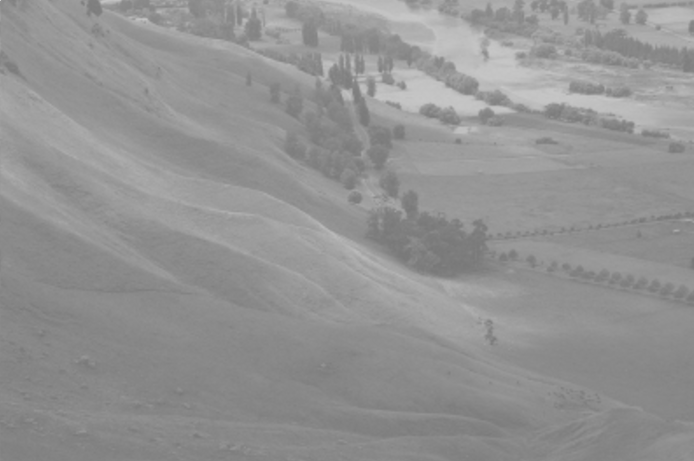
#> input picture image.png, 694 x 461 px
$ jupyter execute k-means.ipynb
#> lines starting #> are read from the running program, lines starting #| are printed output that depends on the picture; after the words box and inside, x2 and y2 are one past the last pixel; in counts of white or black regions, pixels touching at a corner belong together
### ops.py
import numpy as np

def k_means(gray_img, clusters = 2):
    '''
    Apply k means clustering on gray_image
    if cluster == 2 => binarize

    Arg :
        gray_img : 2D image [height, width]

        clusters : int
            number of clusters in k-means
    Return :
        new_img : 2D image [height, width]

    '''
    height, width = gray_img.shape
    histogram = get_histogram(gray_img)
    center = np.linspace(0,255, clusters)
    sum_ = np.zeros(clusters)
    count_ = np.zeros(clusters)

    for i in range(256):
        min_index = np.argmin(np.abs(i-center))
        count_[min_index]+=histogram[i]
        sum_[min_index]+=i*histogram[i]

    new_center = np.zeros(clusters)
    for i in range(clusters):
        new_center[i] = 0 if count_[i]==0 else sum_[i]/count_[i]

    while np.max(np.abs(new_center-center)) > 1:
        for i in range(clusters):
            center[i] = new_center[i]
        sum_ = np.zeros(clusters)
        count_ = np.zeros(clusters)
        for i in range(256):
            min_index = np.argmin(np.abs(i-center))
            count_[min_index]+=histogram[i]
            sum_[min_index]+=i*histogram[i]

        new_center = np.zeros(clusters)
        for i in range(clusters):
            new_center[i] = 0 if count_[i]==0 else sum_[i]/count_[i]

    for i in range(clusters):
        center[i] = new_center[i]/255

    new_img = np.zeros((height, width))
    new_color = np.linspace(0, 1, clusters)

    for h in range(height):
        for w in range(width):
            min_index = np.argmin(np.abs(gray_img[h][w]-center))
            new_img[h][w] = new_color[min_index]

    return new_img

def freq_filter(img, freq = 10.0):
    '''
    Arg :
        img - 2D array [height, width]
        freq - float
    return :
        low pass filtered image, high pass filtered image - 2D array [height, width]
        high pass filtered image is normalized to be [0, 1]
    '''
    fft_imag = np.fft.fft2(img)
    height, width = fft_imag.shape
    low_pass = np.zeros((height, width), dtype = 'complex128')
    high_pass = np.zeros((height, width), dtype = 'complex128')
    for h in range(height):
        low_pass[h][0] = fft_imag[h][0]
    for w in range(width):
        low_pass[0][w] = fft_imag[0][w]

    for h in range(height):
        for w in range(width):
            dist_x = min(abs(h), abs(height-h))
            dist_y = min(abs(w), abs(width-w))
            dist = dist_x*dist_x+dist_y*dist_y
            low_pass[h][w] = fft_imag[h][w]*np.exp(-dist/freq/freq)
            high_pass[h][w] = fft_imag[h][w]-low_pass[h][w]

    inverse_low_pass = np.fft.ifft2(low_pass).real
    inverse_high_pass = np.fft.ifft2(high_pass).real
    clipped_inverse_high_pass = clip_2d(inverse_high_pass-np.min(inverse_high_pass))
    return inverse_low_pass, clipped_inverse_high_pass

# [179 lines left out: functions contrast, HSV2img, get_HSV, get_HSI, get_HSL, not called in this run]


def clip(x, vmax = 1.0, vmin = 0.0):
    '''
    Arg:
        x - float
        vmax - float
            default to be 1.0
        vmin - float
            default to be 0.0
    return :
        clipped x [vmin, vmax]
    '''
    if x>vmax:
        return vmax
    if x<vmin:
        return vmin
    return x

def clip_2d(array, vmax = 1, vmin = 0 ):
    '''
    Arg:
        array - 2D array
        vmax - float
            default to be 1.0
        vmin - float
            default to be 0.0
    return :
        clipped array [vmin, vmax]
    '''
    height, width = array.shape
    clipped_array = np.zeros_like(array)
    for h in range(height):
        for w in range(width):
            clipped_array[h][w] = clip(array[h][w], vmax=vmax, vmin=vmin)
    return clipped_array

# [88 lines left out: functions cycle_clip, cycle_clip_2d, conv, get_mask, not called in this run]

def rgb2gray(rgbimg, option = 0):
    '''
    Arg :
        rgbimg - 3D array [height, weight, 3]
        option - int 0, 1, 2
            option 0
                Y = (Red + Green + Blue)/3
            option 1
                Y = Red * 0.2126 + Geeen * 0.7152 + Blue * 0.0722
            option 2
                Y = Red * 0.299 + Green * 0.587  + Blue * 0.114
    Return :
        grayimg - 2D array [height, weight]
    '''
    row, col, _= rgbimg.shape
    grayimg = np.zeros((row, col))
    option0 = [1/3, 1/3, 1/3]
    option1 = [0.2126, 0.7152, 0.0722]
    option2 = [0.299, 0.587, 0.144]
    weight = [option0, option1, option2]

    for i in range(row):
        for j in range(col):
            grayimg[i][j] = weight[option][0]*rgbimg[i][j][0] + weight[option][1]*rgbimg[i][j][1] + weight[option][2]*rgbimg[i][j][2]

    return grayimg

def get_histogram(gr_img):
    row, col = gr_img.shape
    hist = np.zeros(256, dtype =int)
    for i in range(row):
        for j in range(col):
            hist[int(gr_img[i][j]*255)]+=1
    return hist

# [33 lines left out: function flatten_img, not called in this run]

### k-means.ipynb
[cell 1]
import numpy as np
import matplotlib.pyplot as plt
from ops import rgb2gray
from ops import k_means
from ops import freq_filter

[cell 2]
image = plt.imread('./image.png')
#> image is the input picture: shape (461, 694, 3) float32; min 0.467, max 0.804, mean 0.576

[cell 3]
gray_image = rgb2gray(image)

[cell 4]
low_pass, high_pass = freq_filter(gray_image, 20.0)
#> in freq_filter, `inverse_high_pass = np.fft.ifft2(high_pass).real`:
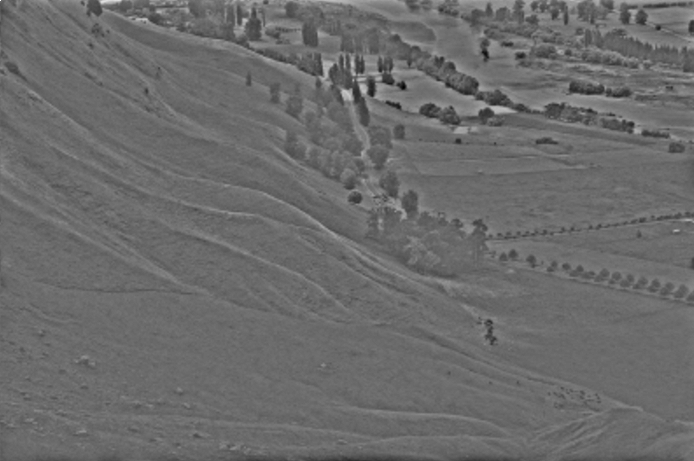
#> inverse_high_pass: shape (461, 694) float64; min -0.177, max 0.243, mean 1.63e-19; drawn with min black and max white
#> after the loop in clip_2d, `for h in range(height):`:
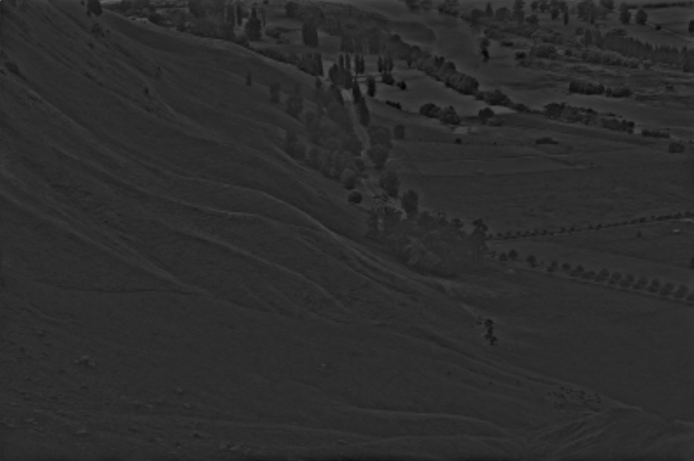
#> clipped_array: shape (461, 694) float64; min 0, max 0.42, mean 0.177

[cell 5]
k_means_image = k_means(gray_image, clusters=5)
#> in k_means, `histogram = get_histogram(gray_img)`: histogram = 256 values, max 14303 at index 136, min 0 at index 0, mean 1249.7
#> after the loop in k_means, `for i in range(256):`: count_ = [0, 0, 270933, 49001, 0]; sum_ = [0, 0, 38571400, 8411456, 0]
#> after the loop in k_means, `for i in range(clusters):`: new_center = [0, 0, 142.4, 171.7, 0]
#> the loop in k_means, `while np.max(np.abs(new_center-center)) > 1:` made 5 passes
#> after the loop in k_means, `while np.max(np.abs(new_center-center)) > 1:`: center = [0, 0, 140.5, 165.6, 0]
#> after the loop in k_means, `for i in range(clusters):`: center = [0, 0, 0.551, 0.649, 0]
#> after the loop in k_means, `for h in range(height):`:
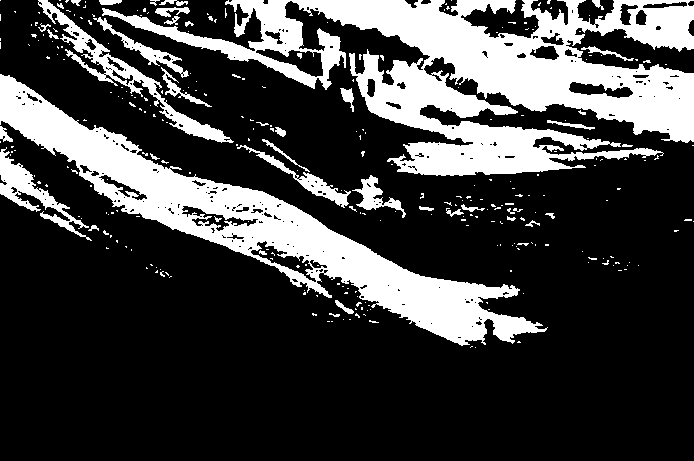
#> new_img: shape (461, 694) float64; values 0.5 (black) and 0.75 (white), 25.3% white; 300 white regions (256 under 20 px), largest, box (x1, y1, x2, y2) and area: (102, 0, 694, 176) 42721, (0, 74, 548, 346) 27093, (38, 0, 234, 143) 3122

[cell 6]
fig = plt.figure(figsize=(15,15))
ax1 = fig.add_subplot(1,3,1)
ax2 = fig.add_subplot(1,3,2)
ax3 = fig.add_subplot(1,3,3)
ax1.imshow(gray_image, cmap = 'gray')
ax1.set_axis_off()
ax1.set_title("original image")
ax2.imshow(high_pass, cmap = 'gray')
ax2.set_axis_off()
ax2.set_title("High pass image")
ax3.imshow(k_means_image, cmap = 'gray')
ax3.set_axis_off()
ax3.set_title("K means image")
plt.show()
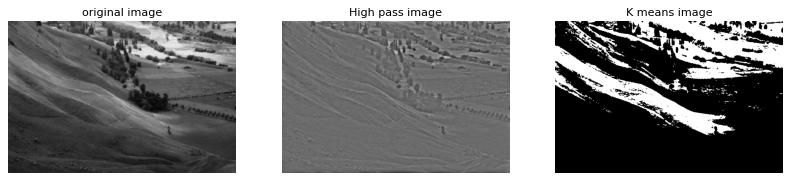
#> figure drawn by matplotlib, 3 panels
